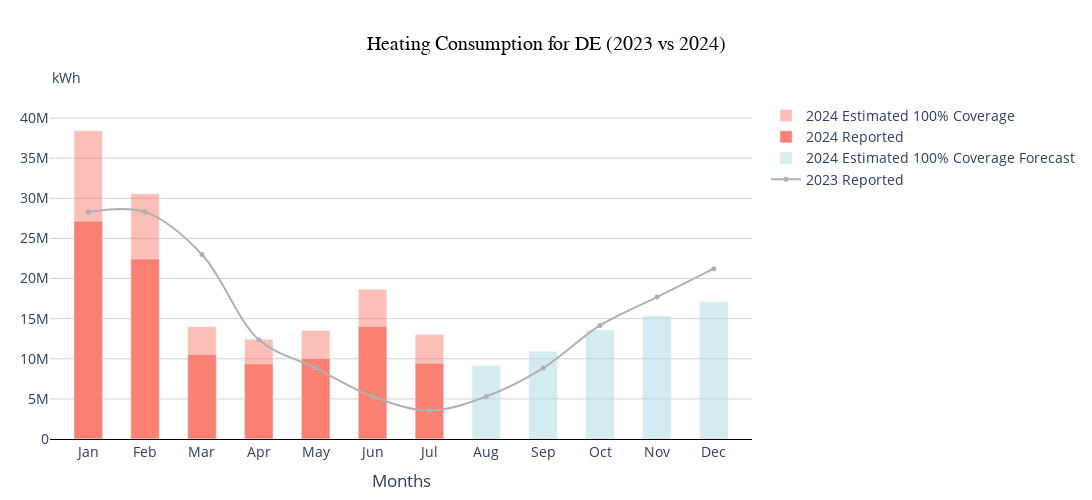

The code cell stored with this chart in its notebook:
### Code cell
import plotly.graph_objects as go
import pandas as pd
import numpy as np

# Function to fill missing months with predictions based on previous data
def generate_predictions(consumption_2024, consumption_2023):
    # Generate predictions for missing months in 2024 using the last known value and trends from 2023
    predictions = []
    last_known_value = None
    
    for i in range(len(consumption_2024)):
        if consumption_2024[i] is not None:
            predictions.append(consumption_2024[i])
            last_known_value = consumption_2024[i]
        else:
            if last_known_value is not None:
                # For prediction, use the average of last known value in 2024 and the corresponding 2023 value
                prediction = (last_known_value + (consumption_2023[i] if consumption_2023[i] is not None else 0)) / 2
                predictions.append(prediction)
            else:
                predictions.append(None)  # If no known value in 2024, keep it as None
    
    return predictions

# Function to plot both 2024 and 2023 data
def plot_country_heating_consumption_with_2023(country_index, df_2024, df_2023):
    # Get the 2024 data
    country_2024 = df_2024.iloc[country_index]
    country_name = country_2024['Country']
    
    # Define months abbreviations
    months = ['Jan', 'Feb', 'Mar', 'Apr', 'May', 'Jun', 'Jul', 'Aug', 'Sep', 'Oct', 'Nov', 'Dec']
    
    # Extract 2024 heating consumption data and coverage percentages
    consumption_2024 = [
        country_2024.get('January Value', None),
        country_2024.get('February Value', None),
        country_2024.get('March Value', None),
        country_2024.get('April Value', None),
        country_2024.get('May Value', None),
        country_2024.get('June Value', None),
        country_2024.get('July Value', None),
        country_2024.get('August Value', None),
        country_2024.get('September Value', None),
        country_2024.get('October Value', None),
        country_2024.get('November Value', None),
        country_2024.get('December Value', None)
    ]

    coverage_2024 = [
        country_2024.get('January Coverage', 100),
        country_2024.get('February Coverage', 100),
        country_2024.get('March Coverage', 100),
        country_2024.get('April Coverage', 100),
        country_2024.get('May Coverage', 100),
        country_2024.get('June Coverage', 100),
        country_2024.get('July Coverage', 100),
        country_2024.get('August Coverage', 100),
        country_2024.get('September Coverage', 100),
        country_2024.get('October Coverage', 100),
        country_2024.get('November Coverage', 100),
        country_2024.get('December Coverage', 100)
    ]
    
    # Convert 2024 consumption to floats where available
    consumption_2024 = [float(val.replace(',', '')) if isinstance(val, str) and val else None for val in consumption_2024]

    # Calculate 100% estimated values based on coverage
    consumption_2024_estimated = [val * 100 / coverage_2024[i] if val is not None and coverage_2024[i] != 100 else val for i, val in enumerate(consumption_2024)]

    # Get the 2023 data
    country_2023 = df_2023.iloc[country_index]

    # Extract 2023 heating consumption data (assuming the structure matches 2024 for months)
    consumption_2023 = [
        country_2023.get('January Value', None),
        country_2023.get('February Value', None),
        country_2023.get('March Value', None),
        country_2023.get('April Value', None),
        country_2023.get('May Value', None),
        country_2023.get('June Value', None),
        country_2023.get('July Value', None),
        country_2023.get('August Value', None),
        country_2023.get('September Value', None),
        country_2023.get('October Value', None),
        country_2023.get('November Value', None),
        country_2023.get('December Value', None)
    ]

    coverage_2023 = [
        country_2023.get('January Coverage', 100),
        country_2023.get('February Coverage', 100),
        country_2023.get('March Coverage', 100),
        country_2023.get('April Coverage', 100),
        country_2023.get('May Coverage', 100),
        country_2023.get('June Coverage', 100),
        country_2023.get('July Coverage', 100),
        country_2023.get('August Coverage', 100),
        country_2023.get('September Coverage', 100),
        country_2023.get('October Coverage', 100),
        country_2023.get('November Coverage', 100),
        country_2023.get('December Coverage', 100)
    ]

    # Convert 2023 consumption to floats where available
    consumption_2023 = [float(val.replace(',', '')) if isinstance(val, str) and val else None for val in consumption_2023]

    # Multiply by 1000 to convert to kWh
    consumption_2023 = [val * 1000 if val is not None else None for val in consumption_2023]
    consumption_2023_estimated = [val * 100 / coverage_2023[i] if val is not None and coverage_2023[i] != 100 else val for i, val in enumerate(consumption_2023)]
    
    # Generate predictions for the missing months in 2024
    consumption_2024_predicted = generate_predictions(consumption_2024_estimated, consumption_2023)

    # Create the plot
    fig = go.Figure()

    # Plot the estimated 100% coverage first (this will be overlapped by the reported values)
    fig.add_trace(go.Bar(
        x=months,
        y=[consumption_2024_estimated[i] if consumption_2024[i] is not None and consumption_2024[i] != consumption_2024_estimated[i] else 0 for i in range(len(consumption_2024_estimated))],
        name='2024 Estimated 100% Coverage',
        marker_color='salmon',  # Lighter color for estimated values
        width=0.5,
        opacity=0.5  # Lighter shade for overlap
    ))

    # Plot the actual reported heating consumption on top of the estimated
    fig.add_trace(go.Bar(
        x=months,
        y=[consumption_2024[i] if consumption_2024[i] is not None else 0 for i in range(len(consumption_2024))],
        name='2024 Reported',
        marker_color='salmon',
        width=0.5,
        opacity=1
    ))

    # Set bar mode to overlay for overlapping bars
    fig.update_layout(barmode='overlay')

    # Bar chart for predicted heating consumption for missing months in 2024 with lighter shade
    fig.add_trace(go.Bar(
        x=months,
        y=[consumption_2024_predicted[i] if consumption_2024[i] is None else 0 for i in range(len(consumption_2024_predicted))],
        name='2024 Estimated 100% Coverage Forecast',
        marker_color='lightblue',
        width=0.5,
        opacity=0.5  # Lighter shade for predicted values
    ))
    
    # Spline trace for 2023 data
    fig.add_trace(go.Scatter(
        x=months,
        y=consumption_2023_estimated,
        mode='lines+markers',
        name='2023 Reported',
        line=dict(color='#B0B0B0', width=2),  # Light grey smooth line
        marker=dict(symbol='circle', size=5, color='#B0B0B0'),  # Circle bullet points
        line_shape='spline'  # This creates a smooth curve between points
    ))

    # Update the layout
    fig.update_layout(
        title=f'Heating Consumption for {country_name} (2023 vs 2024)',
        title_x=0.5,
        title_font=dict(size=20, color='black', family='Helvetica'),
        xaxis_title='Months',
        yaxis_title_standoff=10,
        plot_bgcolor='white',
        font=dict(size=14),
        width=1200,  # Increased width for better visibility
        height=600,
        margin=dict(l=50, r=50, t=100, b=50),
        bargap=0.3  # Adjusted gap to make the overlapping bars clearer
    )

    # Adjust the y-axis range to provide a 10% margin above the highest value
    max_consumption = max([val for val in consumption_2024_estimated + consumption_2023 if val is not None], default=0)
    fig.update_yaxes(range=[0, max_consumption * 1.1])

    # Define x-axis line and gridlines
    fig.update_xaxes(showline=True, linecolor='black', linewidth=1, showgrid=False)
    
    # Set up vertical gridlines and y-axis properties
    fig.update_yaxes(showline=False, showgrid=True, gridcolor='lightgrey', gridwidth=1)

    # Annotate the top of the y-axis with 'kWh'
    fig.add_annotation(text="kWh", xref="paper", yref="paper", x=0, y=1.1, showarrow=False, font=dict(size=14))

    # change figure size

    fig.update_layout(
        width=1200,
        height=500
    )

    # Show the figure
    fig.show()

# Example: Plotting for the second country (index 1)
df_2024 = pd.read_csv('data_2024_new.csv')
df_2023 = pd.read_csv('data_2023_new.csv')
plot_country_heating_consumption_with_2023(1, df_2024, df_2023)

### Figure 1 — Plotly figure (JSON) as saved in the notebook; plotly's stock layout.template omitted (floating-point values rounded to 4 significant figures)
{"data": [{"marker": {"color": "salmon"}, "name": "2024 Estimated 100% Coverage", "opacity": 0.5, "type": "bar", "width": 0.5, "x": ["Jan", "Feb", "Mar", "Apr", "May", "Jun", "Jul", "Aug", "Sep", "Oct", "Nov", "Dec"], "y": [38410000.0, 30550000.0, 13990000.0, 12440000.0, 13520000.0, 18650000.0, 13010000.0, 0, 0, 0, 0, 0]}, {"marker": {"color": "salmon"}, "name": "2024 Reported", "opacity": 1, "type": "bar", "width": 0.5, "x": ["Jan", "Feb", "Mar", "Apr", "May", "Jun", "Jul", "Aug", "Sep", "Oct", "Nov", "Dec"], "y": [27158118, 22426703, 10538061, 9365384, 10061521, 14044455, 9433463, 0, 0, 0, 0, 0]}, {"marker": {"color": "lightblue"}, "name": "2024 Estimated 100% Coverage Forecast", "opacity": 0.5, "type": "bar", "width": 0.5, "x": ["Jan", "Feb", "Mar", "Apr", "May", "Jun", "Jul", "Aug", "Sep", "Oct", "Nov", "Dec"], "y": [0, 0, 0, 0, 0, 0, 0, 9159000.0, 10930000.0, 13580000.0, 15350000.0, 17120000.0]}, {"line": {"color": "#B0B0B0", "shape": "spline", "width": 2}, "marker": {"color": "#B0B0B0", "size": 5, "symbol": "circle"}, "mode": "lines+markers", "name": "2023 Reported", "type": "scatter", "x": ["Jan", "Feb", "Mar", "Apr", "May", "Jun", "Jul", "Aug", "Sep", "Oct", "Nov", "Dec"], "y": [28304480, 28304480, 22997390, 12383210, 8845150, 5307090, 3538060, 5307090, 8845150, 14152240, 17690300, 21228360]}], "layout": {"annotations": [{"font": {"size": 14}, "showarrow": false, "text": "kWh", "x": 0, "xref": "paper", "y": 1.1, "yref": "paper"}], "bargap": 0.3, "barmode": "overlay", "font": {"size": 14}, "height": 500, "margin": {"b": 50, "l": 50, "r": 50, "t": 100}, "plot_bgcolor": "white", "title": {"font": {"color": "black", "family": "Helvetica", "size": 20}, "text": "Heating Consumption for DE (2023 vs 2024)", "x": 0.5}, "width": 1200, "xaxis": {"linecolor": "black", "linewidth": 1, "showgrid": false, "showline": true, "title": {"text": "Months"}}, "yaxis": {"gridcolor": "lightgrey", "gridwidth": 1, "range": [0, 42250000.0], "showgrid": true, "showline": false, "title": {"standoff": 10}}}}
